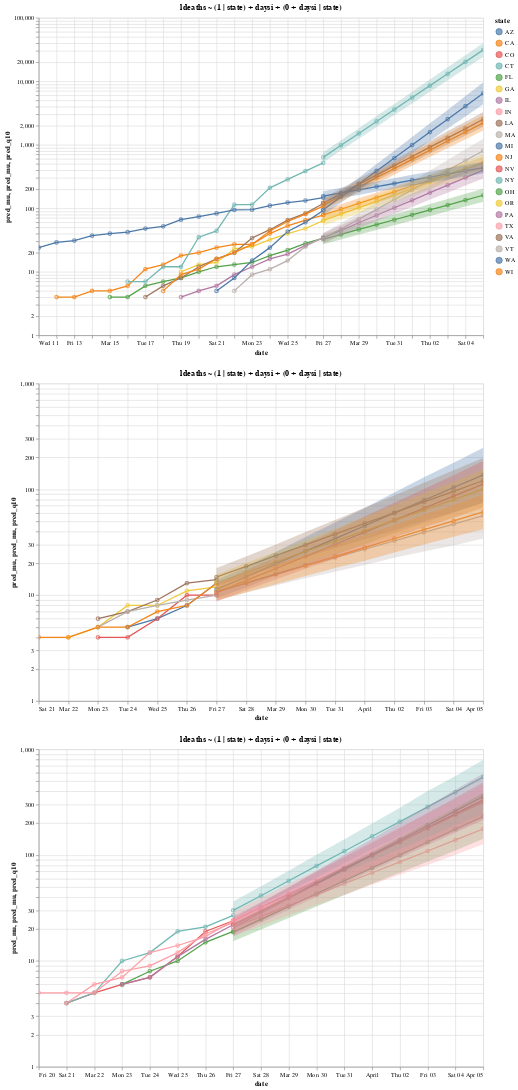

Notebook cell for this chart:
### Markdown cell above
#### 03-27
Exponential growth in NYC is tapering off, but estimate takes previous 7 days of data, so it's still estimating high growth.

### Code cell
def plot_preds_act(pred, actual, form, x = "daysi", log=True, keep_group=None):
    color = "state"
    yargs = {}
    if log:
        yargs['scale'] = lgs
    y = "pred_mu"

    state_mapping = cvs.clf_states_mapping(actual, topn=10)
    actual = actual.assign(pred_mu=lambda x: x["death"], state_group=lambda x: x.state.map(state_mapping))
    pred = pred.assign(state_group=lambda x: x.state.map(state_mapping))
    
    if keep_group is not None:
        actual = actual.query("state_group == @keep_group")
        pred = pred.query("state_group == @keep_group")

    def deco(ch):
        h = ch.mark_line().encode(
            x=A.X(x, title=x),
            y=A.Y(y, title=y, **yargs),
            color=color,
            tooltip=[color, x, y],
        )
        return h

    h_act = deco(Chart(actual))
    h_est = deco(Chart(pred))
    h_est_err = h_est.mark_errorband().encode(
        y="pred_q10", y2="pred_q90", x=x, color=color
    )

    ch_act = h_act + h_act.mark_point()
    ch_est = h_est + h_est.mark_point() + h_est_err
#     return ch_est
    save_ch = (ch_act + ch_est).properties(title=form, height=500, width=700)
    return save_ch.interactive()


states_low_deaths = dfd.groupby('state').death.max().pipe(lambda x: x[x < 10]).index.tolist()

# bf(ldeaths ~ (1 | state) + daysi + (0 + daysi | state))
form2 = "ldeaths ~ (1 | state) + daysi + (0 + daysi | state)"

pdfsim = dfsim2.query("state not in @states_low_deaths")
pdfd = dfd.query("state not in @states_low_deaths")

# m2pl_lin = plot_preds_act(pred=pdfsim, actual=pdfd, form=form2, x='date', log=0).properties(width=900, height=600)
m2pl_log = plot_preds_act(pred=pdfsim, actual=pdfd, form=form2, x='date', log=1).properties(width=900, height=600)

# with A.data_transformers.enable('default'):
#     A.Chart.save(m2pl_lin, '../fig/m2_pred_lin_0324.png')

# with A.data_transformers.enable('default'):
#     A.Chart.save(m2pl_log, '../fig/m2_pred_log_0324.png')

_ch0 = plot_preds_act(pred=pdfsim, actual=pdfd, form=form2, x='date', log=1, keep_group=0)
_ch1 = plot_preds_act(pred=pdfsim, actual=pdfd, form=form2, x='date', log=1, keep_group=1)
_ch2 = plot_preds_act(pred=pdfsim, actual=pdfd, form=form2, x='date', log=1, keep_group=2)
(_ch0 & _ch1 & _ch2)
